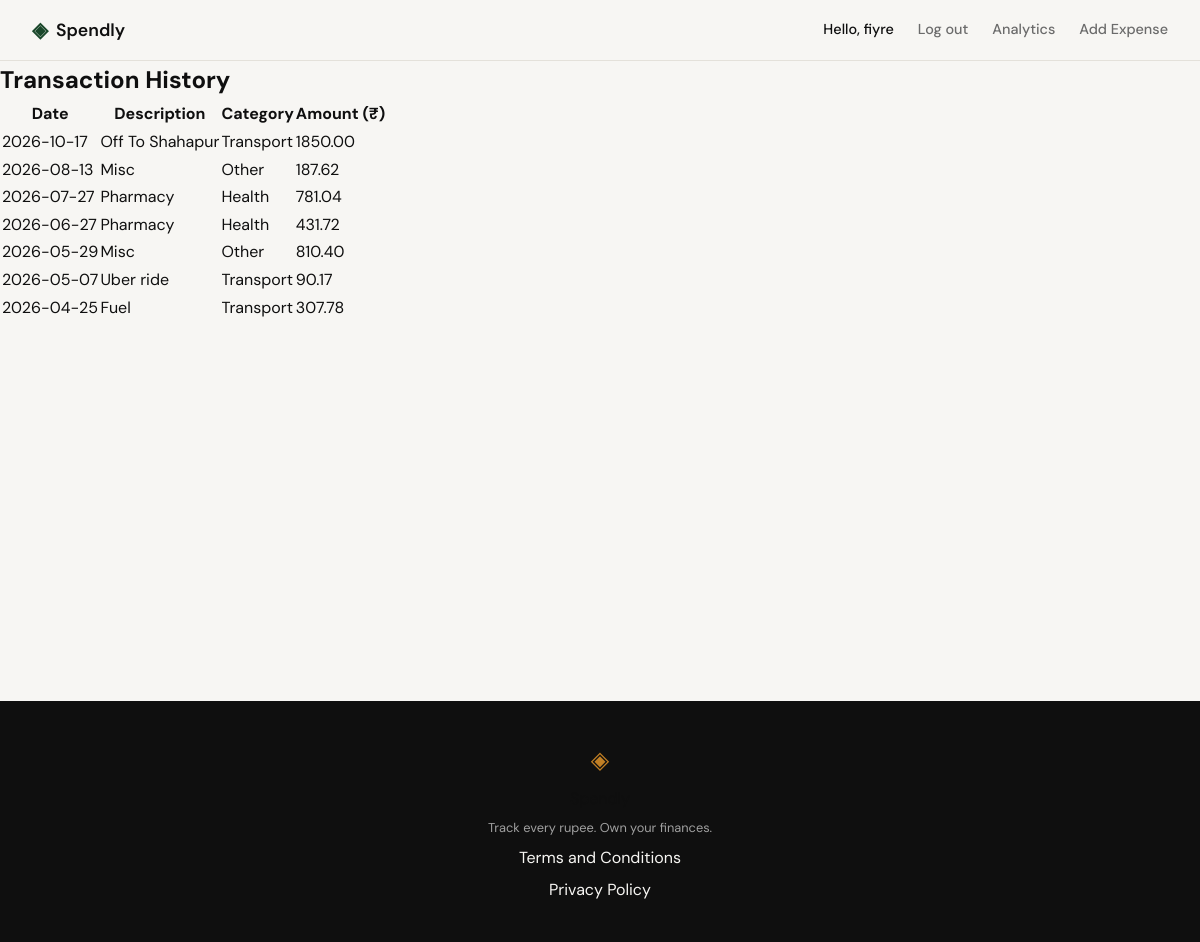
/profile/transactions (signed in), run on an earlier commit of the app's database.
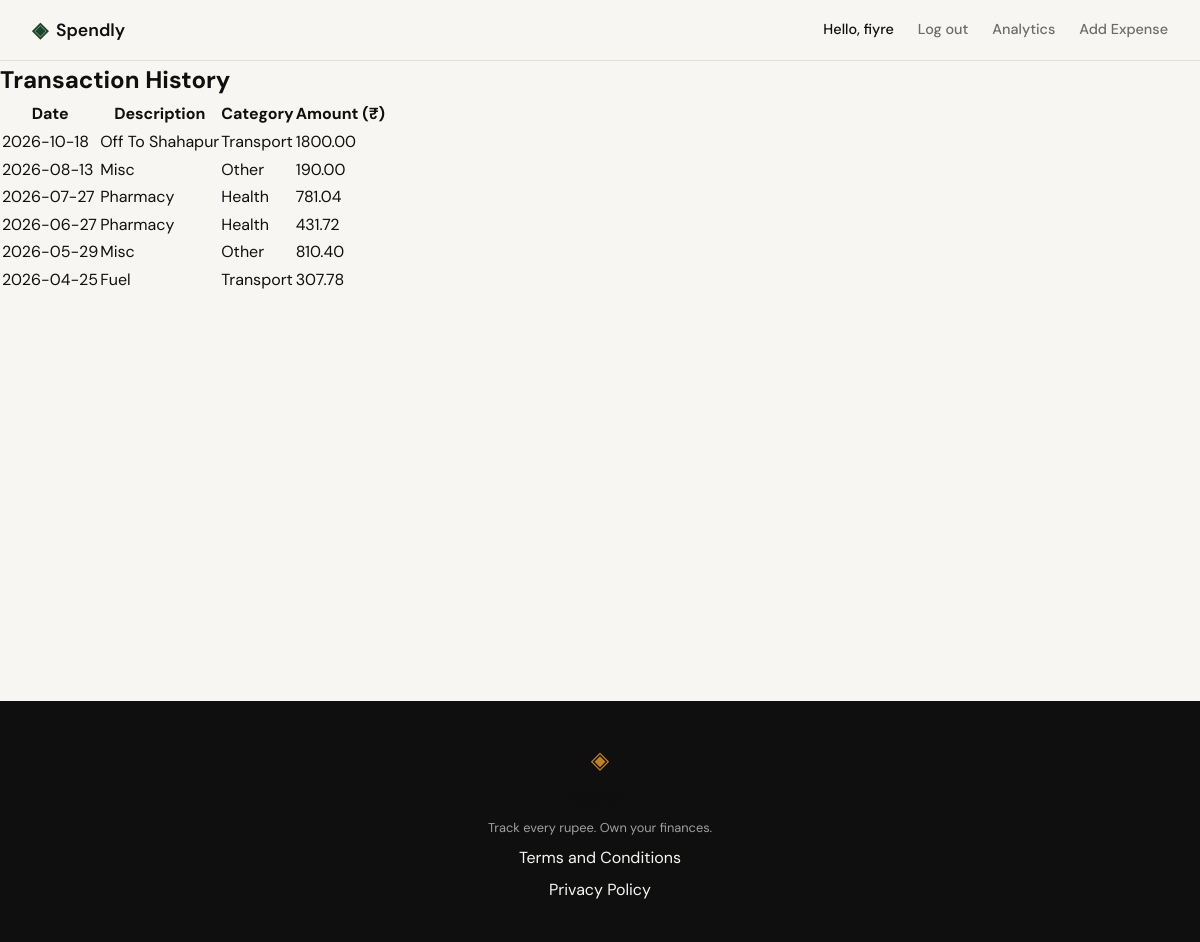
And on a later commit of the database.
### tables this page shows
CREATE TABLE expenses (
            id INTEGER PRIMARY KEY AUTOINCREMENT,
            user_id INTEGER NOT NULL REFERENCES users(id),
            amount REAL NOT NULL,
            category TEXT NOT NULL,
            date TEXT NOT NULL,
            description TEXT,
            created_at TEXT DEFAULT (datetime('now'))
        );

### app.py (the view)
@app.route("/profile/transactions")
def profile_transactions():
    user_id = session.get("user_id")
    if not user_id:
        flash("Please log in to view your profile.", "warning")
        return redirect(url_for("login"))
    expenses = get_expenses_by_user(user_id)
    return render_template("profile_transactions.html", expenses=expenses)

### app.py (called while the page is built)
@app.context_processor
def inject_user():
    user_id = session.get("user_id")
    if user_id:
        db = get_db()
        user = db.execute("SELECT id, name, email, created_at FROM users WHERE id = ?", (user_id,)).fetchone()
        db.close()
        if user:
            return {"user": dict(user), "request_path": request.path}
    return {"user": None, "request_path": request.path}

### database/db.py (called while the page is built)
def get_db():
    db = sqlite3.connect(DB_PATH)
    db.row_factory = sqlite3.Row
    db.execute("PRAGMA foreign_keys = ON")
    return db

def get_expenses_by_user(user_id, start_date=None, end_date=None):
    db = get_db()
    query = "SELECT id, amount, category, date, description FROM expenses WHERE user_id = ?"
    params = [user_id]
    if start_date and end_date:
        query += " AND date BETWEEN ? AND ?"
        params.extend([start_date, end_date])
    elif start_date:
        query += " AND date >= ?"
        params.append(start_date)
    elif end_date:
        query += " AND date <= ?"
        params.append(end_date)
    query += " ORDER BY date DESC"
    expenses = db.execute(query, tuple(params)).fetchall()
    db.close()
    return [dict(expense) for expense in expenses]

### templates/profile_transactions.html (shortened to what this page needs)
{% extends "base.html" %}
{% block content %}
<h2 class="my-4">Transaction History</h2>
{% if expenses %}
<table class="table table-striped">
  <thead>
    <tr>
      <th>Date</th>
      <th>Description</th>
      <th>Category</th>
      <th>Amount (₹)</th>
    </tr>
  </thead>
  <tbody>
    {% for expense in expenses %}
    <tr>
      <td>{{ expense.date }}</td>
      <td>{{ expense.description }}</td>
      <td>{{ expense.category }}</td>
      <td>{{ "%.2f"|format(expense.amount) }}</td>
    </tr>
    {% endfor %}
  </tbody>
</table>
{% else %}
<p>No transactions found.</p>
{% endif %}
{% endblock %}

What changed in the data, as far as the page shows it:
removed expenses: date "2026-10-17", description "Off To Shahapur", category "Transport", amount "1850.00"
removed expenses: date "2026-05-07", description "Uber ride", category "Transport", amount "90.17"
added expenses: date "2026-10-18", description "Off To Shahapur", category "Transport", amount "1800.00"
changed expenses (number 2 of 6 on the later page): amount "187.62" → "190.00"
